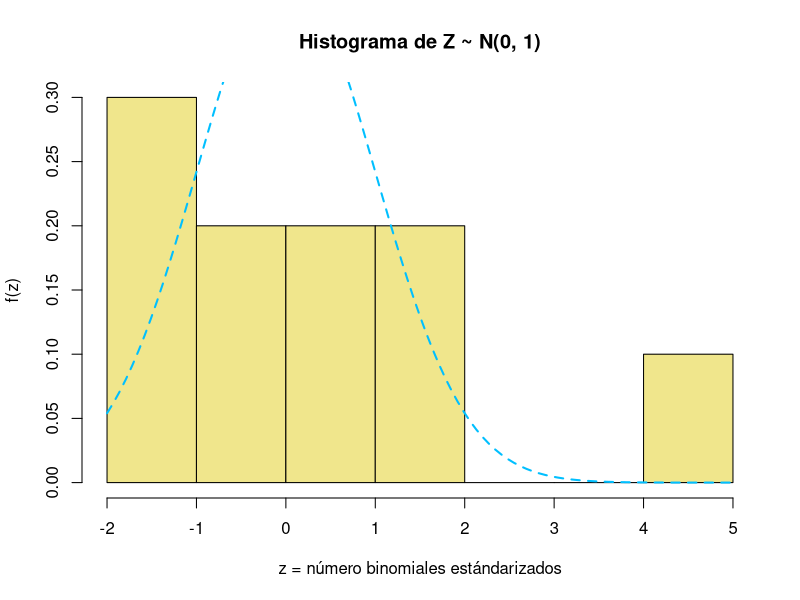
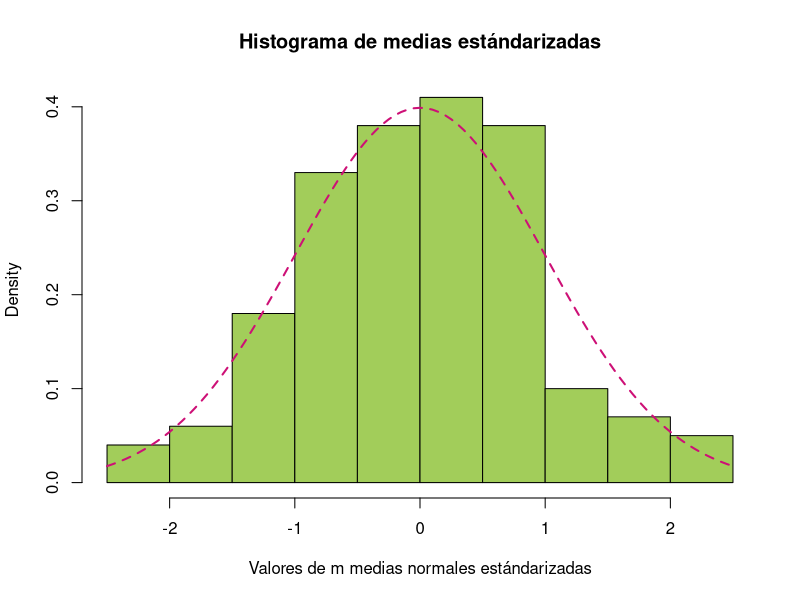
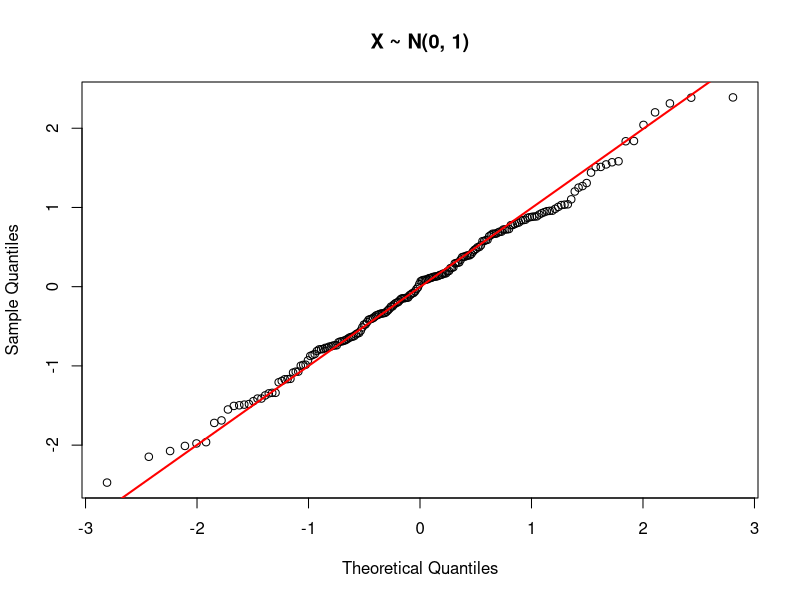
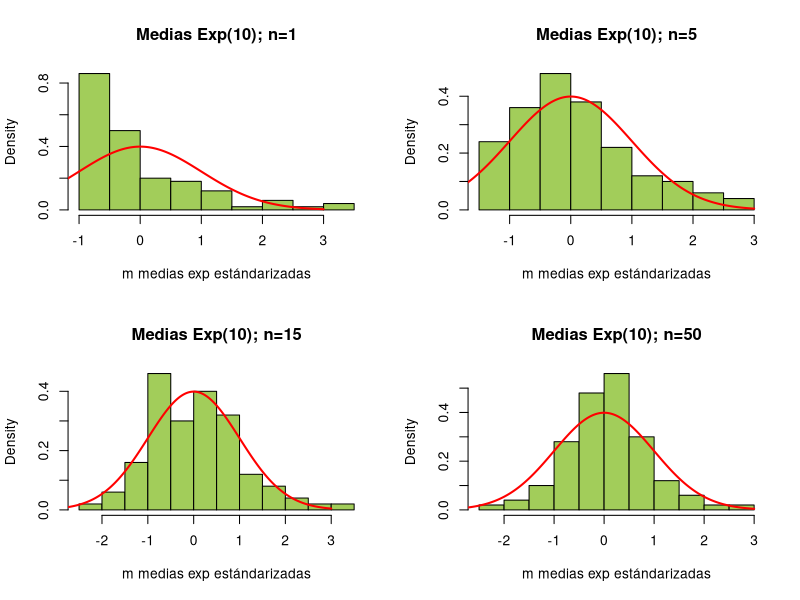

Recreate these plots in R, in order.
## ---- chunk 1
knitr::opts_chunk$set(echo = TRUE)
## ---- chunk 2
getwd()
setwd("C:/Users/user/OneDrive/Paquete R/PRACTICAS-S6")
## ---- chunk 3
#tm= tamaño de la muestra
tm=10
n<-10
p<-0.25

#generando las 100 números aleatorios
S=rbinom(tm, n, p)

#estandarizando cada una de las observaciones
Z=(S-n*p)/sqrt(n*p*(1-p))
Z
## ---- chunk 4
hist(Z, main="Histograma de Z ~ N(0, 1)", xlab="z = número binomiales estándarizados", ylab="f(z)", prob=TRUE, col="khaki")

curve(dnorm(x, 0, 1), col = "deepskyblue", lty=2, lwd=2, add=TRUE)

## ---- chunk 5
simulNorm<-function(mu, sigma, m=5, n=100)
{
vectMedias<<-numeric(0)
MediasEstand<<-numeric(0)

for (i in 1:m)
{
X = rnorm(n, mu, sigma)
# genera n valores normales
vectMedias[i] <<- mean(X)
MediasEstand[i] <<- (vectMedias[i] - mu)/(sigma/sqrt(n))
}
}

mu=5
sigma=5

m<-200
# número de muestras o medias a obtener

simulNorm(mu, sigma, m)

hist(MediasEstand, main="Histograma de medias estándarizadas",xlab="Valores de m medias normales estándarizadas", prob=TRUE, col="darkolivegreen3") 
curve(dnorm(x, 0, 1), col = "deeppink3", lty=2, lwd=2, add=TRUE)
## ---- chunk 6
qqnorm(MediasEstand, main="X ~ N(0, 1)")
#muestra la línea
qqline(MediasEstand, lty=1, lwd=2, col="red")
## ---- chunk 7
simulExp <- function(mu, m=5, n=100)
{
razon<-1/mu
vectMedias<<-numeric(0)
MediasEstand<<-numeric(0)

for (i in 1:m)
{
X = rexp(n, razon)
# genera n valores exponenciales
vectMedias[i]<<-mean(X)
MediasEstand[i]<<-(vectMedias[i] - mu)/(mu/sqrt(n))
}
}

par(mfrow=c(2,2))
# para n=1
mu=10
m<-100
n<-1

simulExp(mu, m, n)
hist(MediasEstand, main="Medias Exp(10); n=1", xlab="m medias exp estándarizadas", prob=TRUE, col="darkolivegreen3")

xvals = seq(from=-3, to=3, by=0.01)

points(xvals, dnorm(xvals, 0, 1), col = "red", type="l", lty=1, lwd=2)

#para n=5
n<-5
simulExp(mu, m, n)
hist(MediasEstand, main="Medias Exp(10); n=5", xlab="m medias exp estándarizadas", prob=TRUE, col="darkolivegreen3")

xvals = seq(from=-3, to=3, by=0.01)

points(xvals, dnorm(xvals, 0, 1), col = "red", type="l", lty=1, lwd=2)
# Repita este proceso para n=15 y n=50

n<-15
simulExp(mu, m, n)
hist(MediasEstand, main="Medias Exp(10); n=15", xlab="m medias exp estándarizadas", prob=TRUE, col="darkolivegreen3")

xvals = seq(from=-3, to=3, by=0.01)

points(xvals, dnorm(xvals, 0, 1), col = "red", type="l", lty=1, lwd=2)


n<-50
simulExp(mu, m, n)
hist(MediasEstand, main="Medias Exp(10); n=50", xlab="m medias exp estándarizadas", prob=TRUE, col="darkolivegreen3")

xvals = seq(from=-3, to=3, by=0.01)

points(xvals, dnorm(xvals, 0, 1), col = "red", type="l", lty=1, lwd=2)
